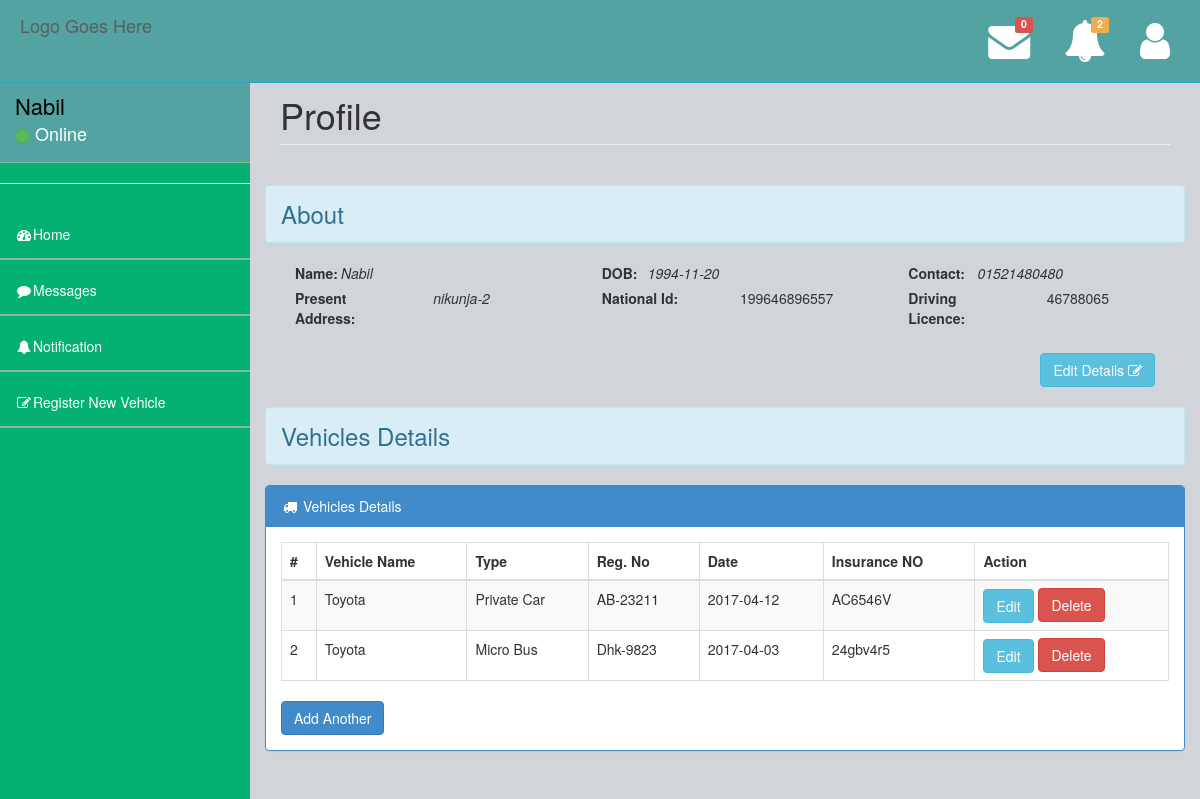
/carOwner/profile.php (signed in), run on the app's committed database.
### tables this page shows
CREATE TABLE `carowner` (
  `Name` varchar(30) NOT NULL,
  `Email` varchar(35) NOT NULL,
  `Contact` varchar(16) NOT NULL,
  `DOB` date NOT NULL,
  `NID` varchar(20) NOT NULL,
  `DrivingLicence` varchar(20) NOT NULL,
  `Password` varchar(20) NOT NULL,
  `Address` varchar(100) NOT NULL,
  `flag` int(1) NOT NULL,
  `Status` varchar(10) NOT NULL
);

CREATE TABLE `ownervehiclerelation` (
  `Email` varchar(35) NOT NULL,
  `VehicleRegNo` varchar(20) NOT NULL
);

CREATE TABLE `vehicle` (
  `VehicleRegNo` varchar(20) NOT NULL,
  `RegistrationDate` date NOT NULL,
  `InsuranceNumber` varchar(20) NOT NULL,
  `VehicleType` varchar(30) NOT NULL,
  `ModelName` varchar(30) NOT NULL
);

### carOwner/phpFiles/SelectProfileData.php (called while the page is built)
<?php
function getJSONFromDB($sql){
	include 'Mysqldb.php';
	$result = mysqli_query($conn, $sql)or die(mysqli_error($conn));
	$arr=array();
	while($row = mysqli_fetch_assoc($result)) {
		$arr[]=$row;
	}
	return json_encode($arr);
}
?>

### carOwner/profile.php (the view, shortened to what this page needs)
<?php
             include "TemplateFile/header.php";
       ?>
<?php
$jsonCarOwnerDataString = getJSONFromDB("select * from carowner where Email='".$_SESSION["carOwnerEmail"]."'");
$carOwnerData = json_decode($jsonCarOwnerDataString);
$jsonCarOwnerVehicleString = getJSONFromDB("select * from vehicle JOIN ownervehiclerelation ON vehicle.VehicleRegNo=ownervehiclerelation.VehicleRegNo WHERE ownervehiclerelation.Email='".$_SESSION["carOwnerEmail"]."'");
$carOwnerVehicleData = json_decode($jsonCarOwnerVehicleString);
?>
        <div id="page-wrapper">
            <div class="row">
                <div class="col-lg-12">
                    <h1 class="page-header">Profile</h1>
                </div>
            </div>
            <div class="row">
                <h3 class="alert alert-info">About</h3>
                 <div class="col-md-4">
                     <label class="control-label col-sm-2" for="user_name">Name:</label>
                     <span class="col-sm-10"><em><?php echo $carOwnerData[0]->Name ;?></em></span>
                 </div>
                 <div class="col-md-4">
                     <label class="control-label col-sm-2" for="user_name">DOB: </label>
                     <span class="col-sm-10"><em><?php echo $carOwnerData[0]->DOB ;?></em></span>
                 </div>
                 <div class="col-md-4">
                     <label class="control-label col-sm-2" for="user_name">Contact: </label>
                     <span class="col-sm-9 col-md-offset-1"><em><?php echo $carOwnerData[0]->Contact ;?></em></span>
                 </div>
                 <div class="col-md-4">
                     <label class="control-label col-sm-6" for="user_name">Present Address: </label>
                     <span class="col-md-4"><em><?php echo $carOwnerData[0]->Address ;?></em></span>
                 </div>
                 <div class="col-md-4">
                     <label class="control-label col-sm-6" for="nid">National Id: </label>
                     <span class="col-md-4"><?php echo $carOwnerData[0]->NID ;?></span>
                 </div>
                 <div class="col-md-4">
                     <label class="control-label col-sm-6" for="dlc">Driving Licence: </label>
                     <span class="col-md-4"><?php echo $carOwnerData[0]->DrivingLicence ;?></span>
                 </div>
                 <div class="pull-right" style="margin-top: 20px; margin-right: 30px;">
                     <a href="edit_profile.php"><button class="btn btn-info">Edit Details <i class="fa fa-pencil-square-o" aria-hidden="true"></i></button></a>
                 </div>
            </div>
            <div class="row">
                <h3 class="alert alert-info">Vehicles Details</h3>
                 <div class="row">
                <div class="col-lg-12">
                    <div class="panel panel-primary">
                        <div class="panel-heading">
                            <i class="fa fa fa-truck fa-fw"></i> Vehicles Details
                        </div>
                        <div class="panel-body">
                            <div class="row">
                                <div class="col-lg-12">
                                    <div class="table-responsive">
                                        <table class="table table-bordered table-hover table-striped">
                                            <thead>
                                                <tr>
                                                    <th>#</th>
                                                    <th>Vehicle Name</th>
													                          <th>Type</th>
                                                    <th>Reg. No</th>
                                                    <th>Date</th>
                                                    <th>Insurance NO</th>
                                                    <th>Action</th>
                                                </tr>
                                            </thead>
                                            <tbody id="rowGenerate">
                                                 <?php
                                                 $i = 0;
                                                   foreach ($carOwnerVehicleData as $value) {
                                                    $i++;
                                                  ?>
                                                <tr>
                                                   <td><?php echo $i; ?></td>
                                                   <td><?php echo $value->ModelName; ?></td>
                                                   <td><?php echo $value->VehicleType; ?></td>
                                                   <td><?php echo $value->VehicleRegNo; ?></td>
                                                   <td><?php echo $value->RegistrationDate; ?></td>
                                                   <td><?php echo $value->InsuranceNumber; ?></td>
                                                   <td>
                                                   <button class="btn btn-info" data-toggle="modal" data-target="#edit_service<?php echo $i; ?>">Edit</button>
    <form action="" method="post" class="vehicleDeleteBtn">
      <button class="btn btn-danger" name="delete" >Delete</button>
    </form>
                                                    </td>
                                                </tr>
                                                <?php
                                                   }
                                                ?>
                                            </tbody>
                                        </table>
                                    </div>
                                    <a href="entry.php"><button class="btn btn-primary">Add Another</button></a>
                                </div>
                            </div>
                        </div>
                    </div>
                </div>
            </div>
            </div>
        </div>
    </div>
   <?php include 'TemplateFile/footer.php'; ?>

### carOwner/TemplateFile/header.php (shortened to what this page needs)
<?php
include("phpFiles/SelectProfileData.php");
$jsonCarOwnerDataString = getJSONFromDB("select * from carowner where Email='".$_SESSION["carOwnerEmail"]."'");
$carOwnerData = json_decode($jsonCarOwnerDataString);
?>
<!DOCTYPE html>
<html>
<head>
    <link href="../assets/plugins/bootstrap/bootstrap.css" rel="stylesheet" />
    <link rel="stylesheet" href="https://cdnjs.cloudflare.com/ajax/libs/font-awesome/4.7.0/css/font-awesome.min.css">
    <link href="../assets/css/jquery.datepick.css" rel="stylesheet" />
    <link href="../assets/css/style.css" rel="stylesheet" />
    <link href="../assets/css/main-style.css" rel="stylesheet" />
   </head>
<body>
    <div id="wrapper">
        <nav class="navbar navbar-default navbar-fixed-top" role="navigation" id="navbar">
            <div class="navbar-header">
                <a class="navbar-brand logo-color" href="index.html">
                    Logo Goes Here
                </a>
            </div>
            <?php include("TemplateFile/messageTemplate.php"); ?>
        </nav>
        <nav class="navbar-default navbar-static-side" role="navigation">
            <div class="sidebar-collapse">
                <ul class="nav" id="side-menu">
                    <li>
                        <div class="user-section">
                            <div class="user-info">
                                <div><?php echo $carOwnerData[0]->Name; ?></strong></div>
                                <div class="user-text-online">
                                    <span class="user-circle-online btn btn-success btn-circle "></span>&nbsp;Online
                                </div>
                            </div>
                        </div>
                    </li>
                    <hr>
                    <li class="<?php if($currentPage =='home'){echo 'selected';}?>">
                        <a href="index.php"><i class="fa fa-dashboard fa-fw"></i>Home</a>
                    </li>
                    <li class="<?php if($currentPage =='message'){echo 'selected';}?>">
                        <a href="message.php"><i class="fa fa-comment fa-fw"></i>Messages</a>
                    </li>
                    <li class="<?php if($currentPage =='notification'){echo 'selected';}?>">
                        <a href="notification.php"><i class="fa fa-bell fa-fw"></i>Notification</a>
                    </li>
                    <li class="<?php if($currentPage =='entry'){echo 'selected';}?>">
                        <a href="entry.php"><i class="fa fa-edit fa-fw"></i>Register New Vehicle</a>
                    </li>
                </ul>
            </div>
        </nav>

### assets/css/style.css (style rules this page uses)
body { background-color: #f8f8f8; }
#wrapper { width: 100%; margin-top: 55px!important; background-color:#04B173; height: 1000px; }
#page-wrapper { padding: 0 15px; min-height: 568px; background-color:rgb(209, 212, 216); }
.navbar-static-side ul li { border-bottom:1px solid #84B899 !important; }
.logo-color { color: #fff; }
@media (min-width:768px) { .navbar-static-side { z-index: 1; position: absolute; width: 250px; } }
.btn-circle { width: 30px; height: 30px; padding: 6px 0; border-radius: 15px; text-align: center; font-size: 12px; line-height: 1.428571429; }
.vehicleDeleteBtn { margin-left: 55px; margin-top: -35px; }

### assets/css/main-style.css (style rules this page uses)
.user-info { display: block; color:#000!important; display: inline-block; padding: 15px; margin-bottom: 0px }
.user-text-online { font-size:18px; color:#fff }
.user-circle-online { width: 15px!important; height: 15px!important; }
.nav > li > a { padding: 20px 15px; }
#side-menu { background-color:#04B173; }
#side-menu a { color:#fff; border-bottom: 1px solid #84B899 !important; height: 55px; }
#navbar { background-color:rgb(83, 163, 163); }
.navbar-brand { padding-left:20px; }
.navbar-default { border-color: #27A6BE; }
@media (min-width:768px) { #page-wrapper { position: inherit; margin: 0 0 0 250px; padding: 0 30px; min-height: 1000px; } }

### data on the page
carowner: Name "Nabil", DOB "1994-11-20", Contact "01521480480", Address "nikunja-2", NID "199646896557", DrivingLicence "46788065"
ownervehiclerelation: VehicleRegNo.ModelName "Toyota", VehicleRegNo.VehicleType "Private Car", VehicleRegNo "AB-23211", VehicleRegNo.RegistrationDate "2017-04-12", VehicleRegNo.InsuranceNumber "AC6546V"
ownervehiclerelation: VehicleRegNo.ModelName "Toyota", VehicleRegNo.VehicleType "Micro Bus", VehicleRegNo "Dhk-9823", VehicleRegNo.RegistrationDate "2017-04-03", VehicleRegNo.InsuranceNumber "24gbv4r5"

### other printed values
count($countMessageData) "0"
count($countNotificationData) "2"
